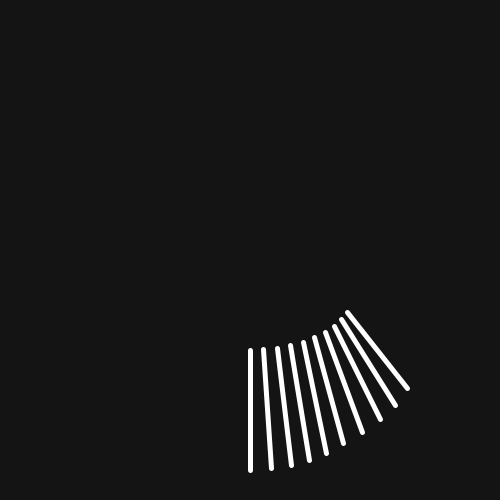
Frame 1 (no input)
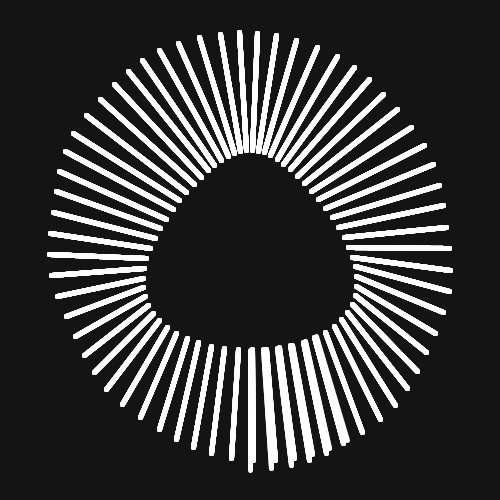
Frame 60 (the mouse pressed at the canvas centre just before this capture)
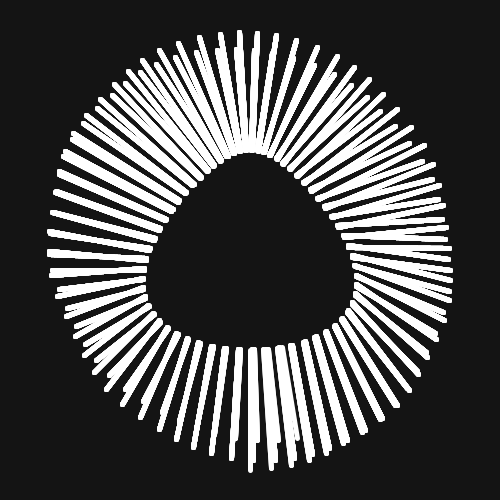
Frame 120 (the mouse held since frame 60 and released just before this capture)

The Processing sketch that drew these frames (run headless with seeded random() and noise(); from frame 60 on, the mouse is pressed at the canvas centre):

// Processing sketch: Parametric_Equations_Tutorial
// ── Parametric_Equations_Tutorial.pde
//Parametric Equations - Youtube

static final int NUM_LINES = 10;
float t;

void setup() {
  background(20);
  size(500, 500);
}

void draw() { 
  stroke(255);
  strokeWeight(5);

  translate(width/2, height/2);

  for (int i = 0; i < NUM_LINES; i++) {
    line(x1(t + i), y1(t +i), x2(t + i), y2(t + i));
  }
  t++;
}


float x1(float t) {
  return sin(t /10) * 100 + sin(t / 5) * 20;
}

float y1(float t) {
  return cos(t / 10) * 100;
}

float x2(float t) {
  return sin(t /10) * 200 + sin(t) * 2;
}

float y2(float t) {
  return cos(t / 10) * 200 + cos(t / 12) * 20;
}
